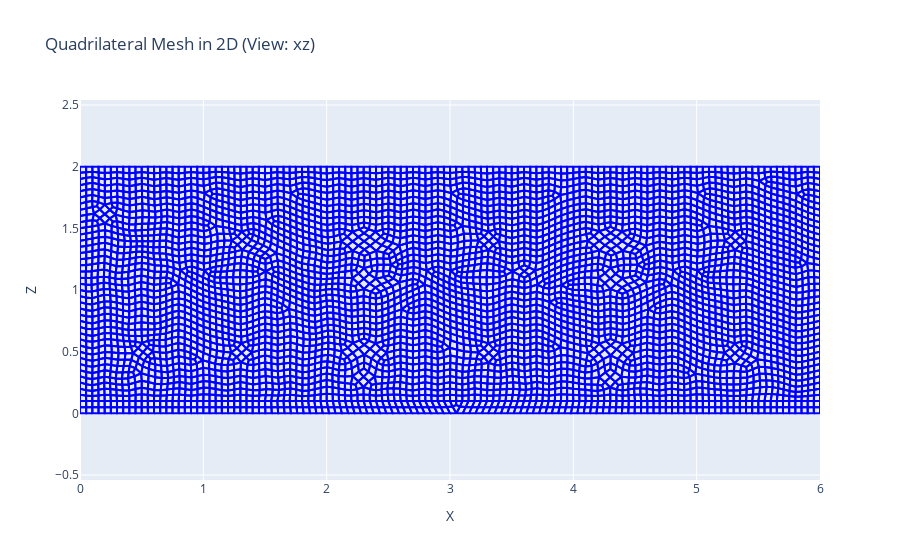

Notebook source saved alongside this figure:
### Code cell
plot_quad_mesh_from_cdb(file_path,view_axis='xz')
